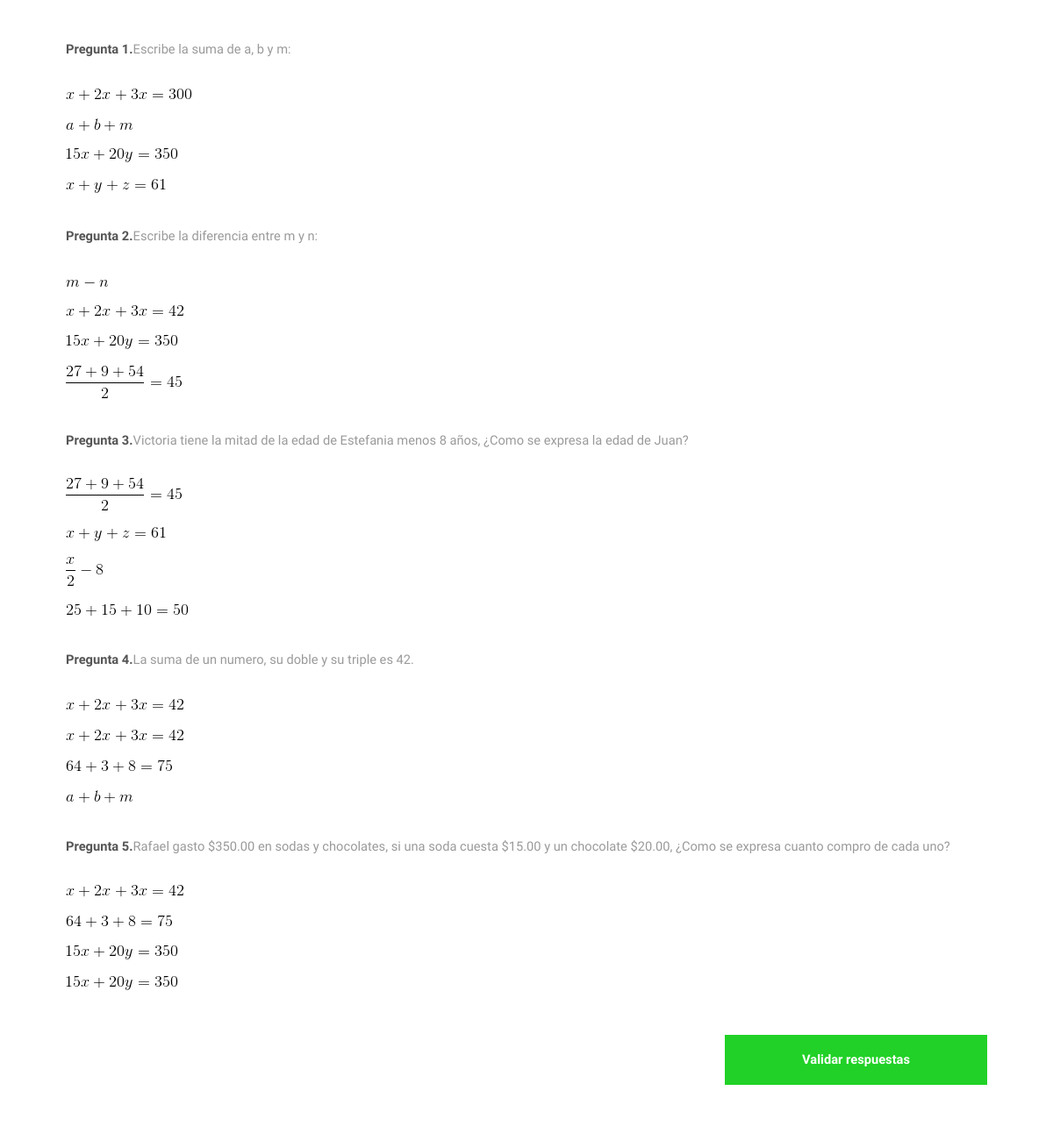
The app's page /includes/examn_1.php with its own data.
### tables this page shows
CREATE TABLE `Exams` (
	`id` int(8) NOT NULL,
	`clave` varchar(8) NOT NULL,
	`question` text NOT NULL,
	`answer` text NOT NULL
);

### includes/examn_1.php (the view, shortened to what this page needs)
<?php
$conn = OpenCon();
?>
<!DOCTYPE HTML>
<html>
	<head>
     <link rel="stylesheet" href="/assets/css/bootstrap.min.css">
    <link rel="stylesheet" href="/assets/css/main.css" />
	</head>
	<body class="subpage">
                <div id="wrapper" class="sub-margin">
                <div class="container-fluid">
                    <section id="main">
                        <?php
                        $subject=1;
                        $length=0;
                        if ($subject==1){
                            $length=11;
                        }elseif($subject==2){
                            $length=24;
                        }else{
                            $length=10;
                        }
                        $idT = 'T'. $subject;
                        $sql = "SELECT question, answer FROM exams WHERE clave LIKE '$idT%'";
                        $topic_questions_sql = $conn->query($sql) or die($conn->error);
                        $topic_questions = [];
                        if ($topic_questions_sql->num_rows > 0) {
                            while($row = $topic_questions_sql->fetch_assoc()) {
                                array_push($topic_questions, $row);
                            }
                        }
                        shuffle($topic_questions);
                        $questions = array_slice($topic_questions, 0, 5);
                        $question_number=1;
                        $data_value=1;
                        foreach($questions as $item) {
                            $numero= rand(1,$length);
                            $part2="";
                            $part2_complete="";
                            $question=$item['question'];
                            $anwser=$item['answer'];
                            $url="../assets/img/";
                            $parts=explode($url, $question);
                            $part1=$parts[0];
                            $r1= 0;
                            while ($r1 == 0 || $r1 == $numero) {
                                $r1=rand(1,$length);
                            }
                            $r2= 0;
                            while ($r2 == 0 || $r2 == $numero || $r2 == $r1) {
                                $r2=rand(1,$length);
                            }
                            $r3= 0;
                            while ($r3 == 0 || $r3 == $numero || $r3 == $r1 || $r3 == $r2) {
                                $r3=rand(1,$length);
                            }
                            $img1=$url.'T'.$subject.'A'.$r1;
                            $img2=$url.'T'.$subject.'A'.$r2;
                            $img3=$url.'T'.$subject.'A'.$r3;
                            $html_image1='<div class="4u$"><span class="image"><img src="'.$img1.'.gif" data-value="0" onclick="setInputValue'.$data_value.'()"></span></div>';
                            $hmtl_image2='<div class="4u$"><span class="image"><img src="'.$img2.'.gif" data-value="0" onclick="setInputValue'.$data_value.'()"></span></div>';
                            $html_image3='<div class="4u$"><span class="image"><img src="'.$img3.'.gif" data-value="0" onclick="setInputValue'.$data_value.'()"></span></div>';
                            $html_response='<div class="4u$"><span class="image"><img src="'.$anwser.'" data-value="1" onclick="setInputValue'.$data_value.'()"></span></div>';
                            $sortable=array($html_image1,$hmtl_image2,$html_image3,$html_response);
                            shuffle($sortable);
                            if($part2!='' ||$part2!=null){
                                echo '<div class="box alt">
                                <p><strong>Pregunta '.$question_number.'.</strong>'.$part1.'<img src='.$part2_complete.'></p>
                                <div class="row 50% uniform">';?>
                                <?php
                                    foreach($sortable as $item) {
                                        echo $item . "\n";
                                    }
                                    echo  '</div>
                                    </div>';
                                    $question_number++;
                                    $data_value++;
                            }else
                            if($part2=='' ||$part2==null){
                                    echo '<div class="box alt">
                                    <p><strong>Pregunta '.$question_number.'.</strong>'.$part1.'</p>
                                    <div class="row 50% uniform">';?>
                                    <?php
                                        foreach($sortable as $item) {
                                            echo $item . "\n";
                                        }
                                        echo  '</div>
                                        </div>';
                                        $question_number++;
                                        $data_value++;
                            }
                        }
                        ?>
                    </section>
                </div>
                <form name="form" action="validate_exam.php" method="post">
                    <div class="12u$ modal-footer">
                        <ul class="actions">
                            <li><input type="submit" value="Validar respuestas"></li>
                        </ul>
                    </div>
                </form>
        </div>
	</body>
</html>

### records on screen
exams: question "Escribe la suma de a, b y m:", answer (picture)
exams: question "Escribe la diferencia entre m y n:", answer (picture)
exams: question "Victoria tiene la mitad de la edad de Estefania menos 8 años, ¿Como se expresa la edad de Juan?", answer (picture)
exams: question "La suma de un numero, su doble y su triple es 42.", answer (picture)
exams: question "Rafael gasto $350.00 en sodas y chocolates, si una soda cuesta $15.00 y un chocolate $20.00, ¿Como se expresa cuanto compro de cada uno?", answer (picture)
